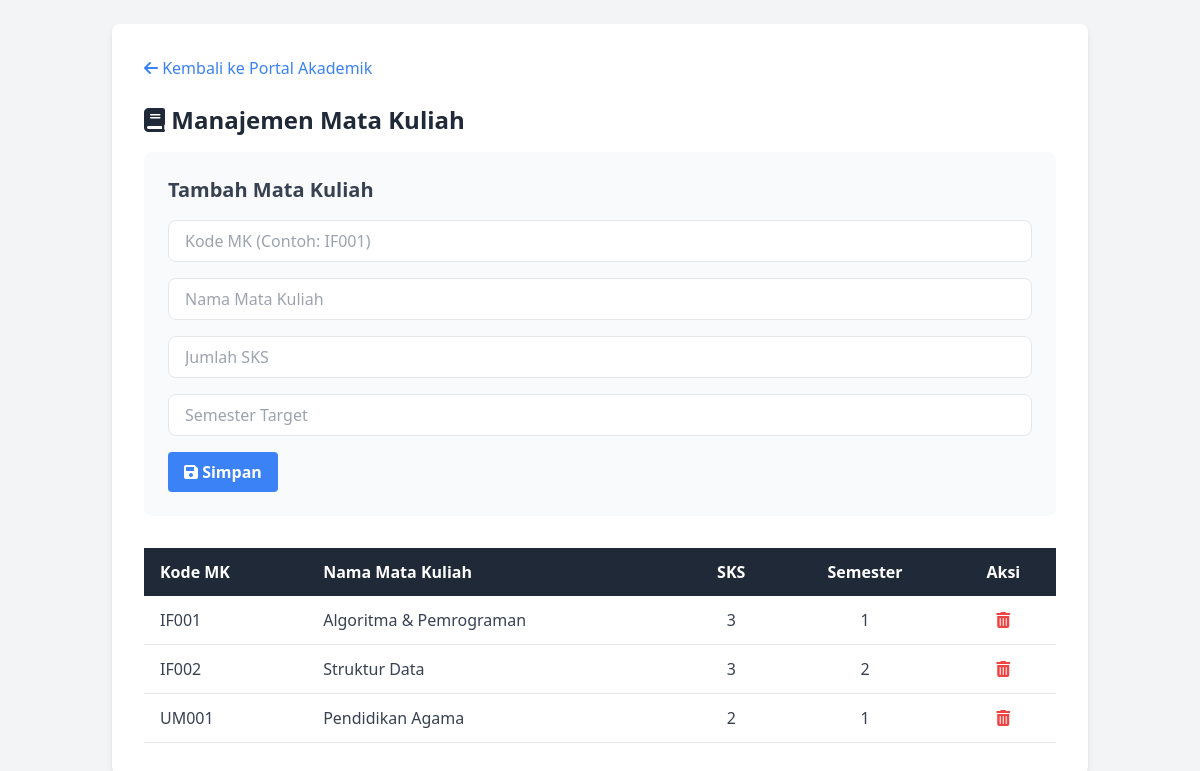
The page /manajemen_matkul.php on the database its author committed.
### tables this page shows
CREATE TABLE `mata_kuliah` (
  `id` int(11) NOT NULL,
  `kode_mk` varchar(10) NOT NULL,
  `nama_mk` varchar(100) NOT NULL,
  `sks` int(11) NOT NULL,
  `semester_target` int(11) NOT NULL COMMENT 'Semester ideal untuk mengambil MK ini'
);

### manajemen_matkul.php (the view, shortened to what this page needs)
<?php
require 'app/config/db.php';
$daftar_matkul = $conn->query("SELECT * FROM mata_kuliah");
?>
<!DOCTYPE html>
<html lang="id">
<head>
    <script src="https://cdn.tailwindcss.com"></script>
    <link rel="stylesheet" href="https://cdnjs.cloudflare.com/ajax/libs/font-awesome/6.0.0-beta3/css/all.min.css">
</head>
<body class="bg-gray-100">
    <div class="container mx-auto p-6">
        <div class="bg-white p-8 rounded-lg shadow-md">
            <a href="akademik.php" class="text-blue-500 hover:underline mb-6 inline-block"><i class="fas fa-arrow-left"></i> Kembali ke Portal Akademik</a>
            <h2 class="text-2xl font-bold text-gray-800 mb-4"><i class="fas fa-book"></i> Manajemen Mata Kuliah</h2>
            <div class="bg-gray-50 p-6 rounded-lg mb-8">
                <h3 class="text-xl font-bold text-gray-700 mb-4">Tambah Mata Kuliah</h3>
                <form method="post" action="app/controllers/akademik_crud.php" class="space-y-4">
                    <input class="w-full px-4 py-2 border rounded-lg" type="text" name="kode_mk" placeholder="Kode MK (Contoh: IF001)" required>
                    <input class="w-full px-4 py-2 border rounded-lg" type="text" name="nama_mk" placeholder="Nama Mata Kuliah" required>
                    <input class="w-full px-4 py-2 border rounded-lg" type="number" name="sks" placeholder="Jumlah SKS" required>
                    <input class="w-full px-4 py-2 border rounded-lg" type="number" name="semester_target" placeholder="Semester Target" required>
                    <button type="submit" name="simpan_matkul" class="bg-blue-500 hover:bg-blue-700 text-white font-bold py-2 px-4 rounded">
                        <i class="fas fa-save"></i> Simpan
                    </button>
                </form>
            </div>
            <div class="overflow-x-auto">
                <table class="min-w-full bg-white">
                    <thead class="bg-gray-800 text-white">
                        <tr>
                            <th class="py-3 px-4 text-left">Kode MK</th>
                            <th class="py-3 px-4 text-left">Nama Mata Kuliah</th>
                            <th class="py-3 px-4 text-center">SKS</th>
                            <th class="py-3 px-4 text-center">Semester</th>
                            <th class="py-3 px-4 text-center">Aksi</th>
                        </tr>
                    </thead>
                    <tbody class="text-gray-700">
                        <?php while ($mk = $daftar_matkul->fetch_assoc()): ?>
                        <tr class="border-b hover:bg-gray-100">
                            <td class="py-3 px-4"><?= htmlspecialchars($mk['kode_mk']) ?></td>
                            <td class="py-3 px-4"><?= htmlspecialchars($mk['nama_mk']) ?></td>
                            <td class="py-3 px-4 text-center"><?= htmlspecialchars($mk['sks']) ?></td>
                            <td class="py-3 px-4 text-center"><?= htmlspecialchars($mk['semester_target']) ?></td>
                            <td class="py-3 px-4 text-center space-x-2">
                                <a class="text-red-500" href='app/controllers/akademik_crud.php?hapus_matkul=<?= $mk['id'] ?>' onclick="return confirm('Yakin hapus?')"><i class="fas fa-trash-alt"></i></a>
                            </td>
                        </tr>
                        <?php endwhile; ?>
                    </tbody>
                </table>
            </div>
        </div>
    </div>
</body>
</html>

### rows shown on the page
mata_kuliah: kode_mk "IF001", nama_mk "Algoritma & Pemrograman", sks "3", semester_target "1"
mata_kuliah: kode_mk "IF002", nama_mk "Struktur Data", sks "3", semester_target "2"
mata_kuliah: kode_mk "UM001", nama_mk "Pendidikan Agama", sks "2", semester_target "1"
